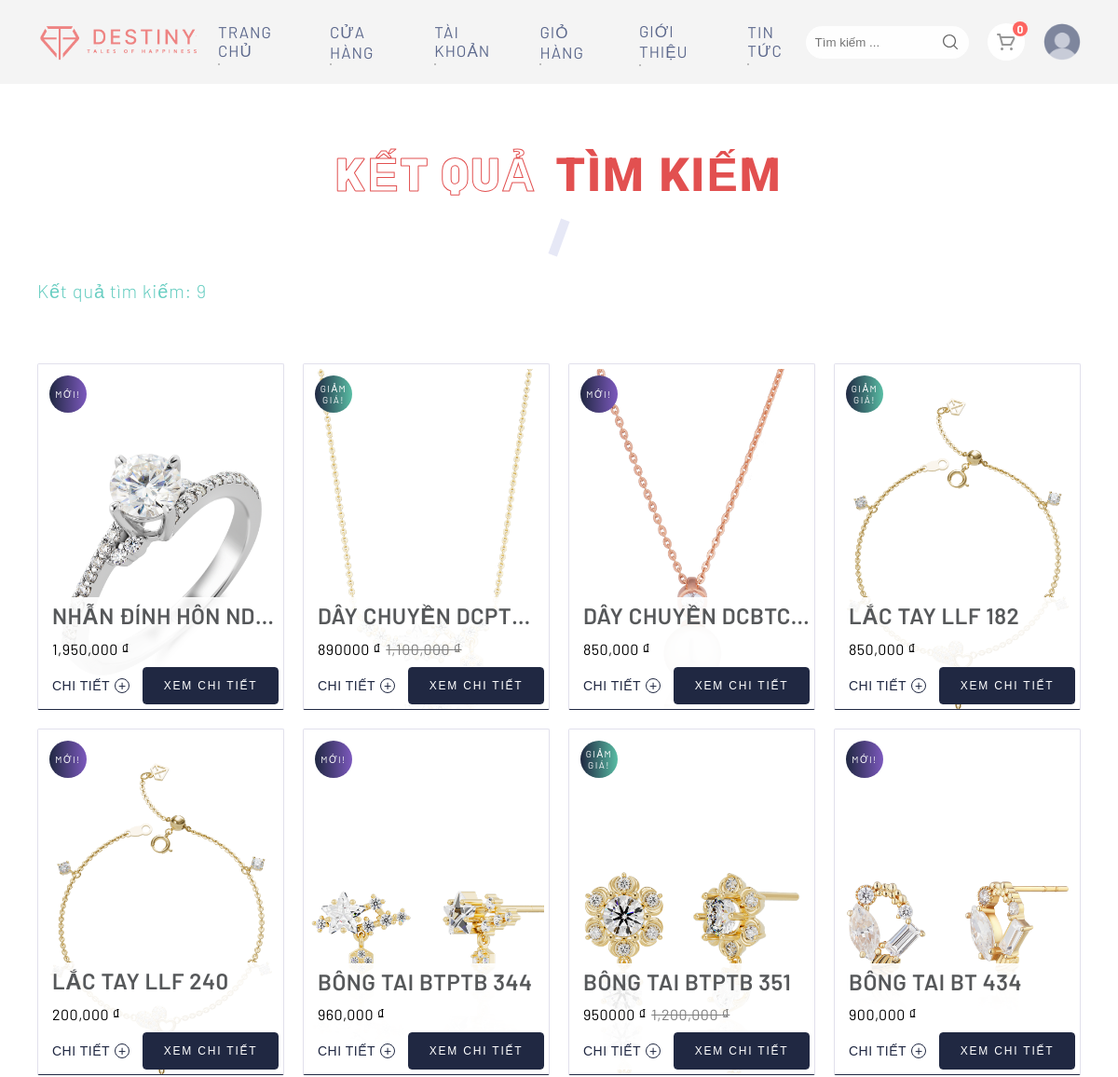
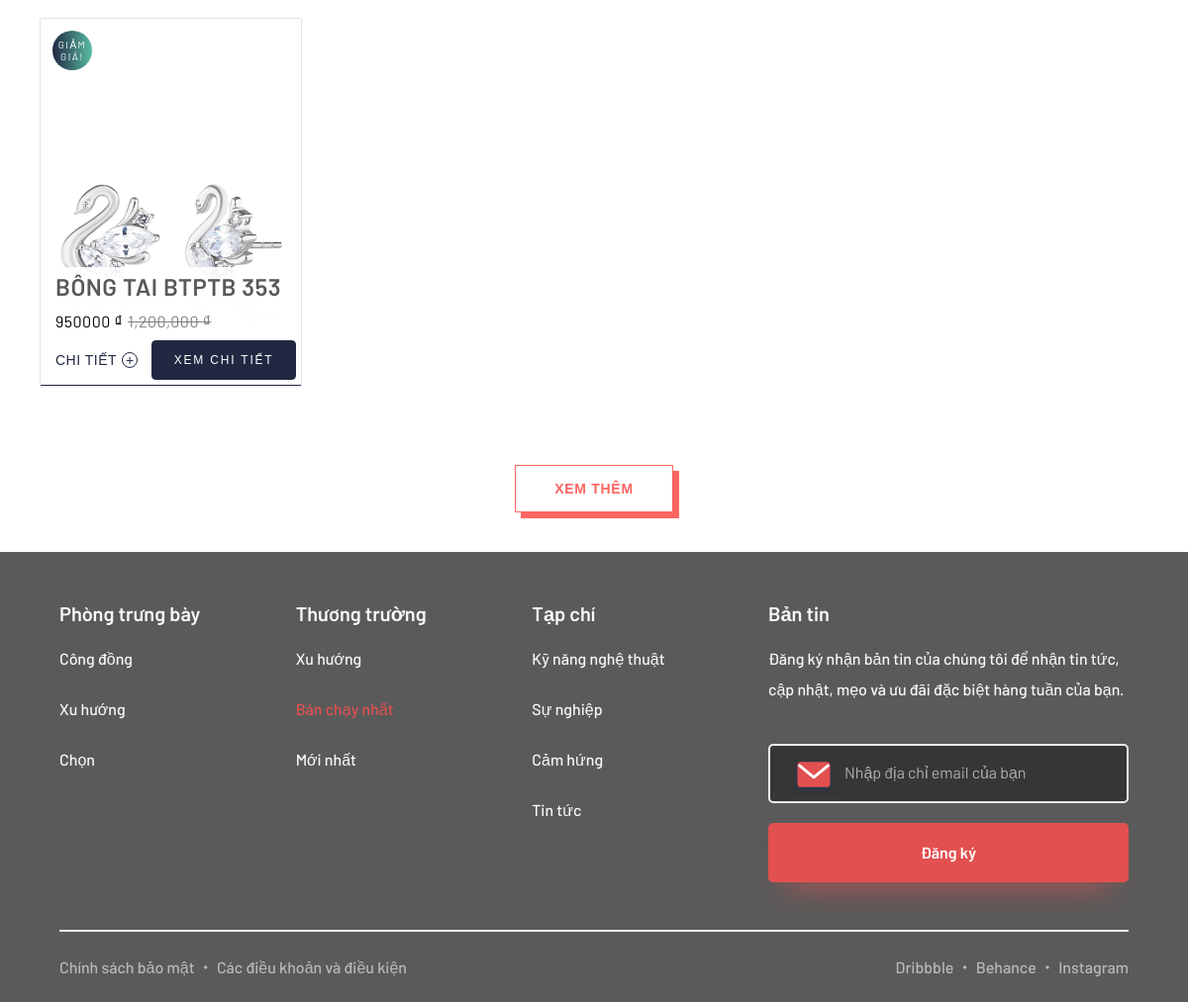
The page /result.php on the database its author committed (2 pictures, top to bottom).
### tables this page shows
CREATE TABLE `products` (
  `product_id` int(10) NOT NULL,
  `product_category_id` int(10) NOT NULL,
  `category_id` int(10) NOT NULL,
  `date` timestamp NOT NULL DEFAULT current_timestamp() ON UPDATE current_timestamp(),
  `product_title` varchar(255) NOT NULL,
  `product_price` varchar(255) NOT NULL,
  `product_image_1` text NOT NULL,
  `product_image_2` text NOT NULL,
  `product_image_3` text NOT NULL,
  `product_keywords` varchar(255) NOT NULL,
  `product_description` varchar(255) NOT NULL,
  `product_label` text NOT NULL,
  `product_sale` text NOT NULL,
  `product_total` int(11) NOT NULL
);

### result.php (the view, shortened to what this page needs)
<?php
    include("functions/functions.php");
?>
<!DOCTYPE html>
<html lang="en">
<head>
    <link rel="stylesheet" href="fonts/rougescript.css">
    <link rel="stylesheet" href="css/swiper.min.css">
    <link rel="stylesheet" href="css/result.css">
</head>
<body>
    <nav>
        <a href="index.php" class="mainLogo"> <img src="assets/logo.png" alt=""></a>
        <div class="menu">
            <div class="menulinks">
                <a href="index.php" class="menuLink">Trang chủ</a>
                <a href="shop.php" class="menuLink">Cửa hàng</a>
                <a href="customer/my_account.php?my_orders" class="menuLink">Tài khoản</a>
                <a href="cart.php" class="menuLink">Giỏ hàng</a>
                <a href="intro.php" class="menuLink">Giới thiệu</a>
                <a href="news.php" class="menuLink">Tin tức</a>
            </div>
        </div>
        <div class="iconWrapper">
            <form method="get" action="result.php">
                <div class="mainNav__input">
                    <input type="search" name="user_query" placeholder="Tìm kiếm ...">
                    <button class="mainNav__btnSearch" type="submit"> <img src="assets/icon-search.svg" alt=""></button>
                </div>
            </form>
            <a href="cart.php">
                <div class="shoppingCart">
                    <img src="assets/shopping-cart.svg" alt="">
                    <span class="itemNumber"><?php items(); ?></span>
                </div>
            </a>
            <?php
                if (!isset($_SESSION['customer_email'])) {
                    echo "
                        <a href='customer/login.php'>
                            <div class='profile'>
                                <img src='customer/customer_images/customer_default.png' title='Đăng Nhập' alt=''>
                            </div>
                        </a>
                    ";
                }
            ?>
        </div>
    </nav>
    <section class="wrapper">
        <h3 class="section__title"><b>Kết quả</b><span>Tìm kiếm</span></h3>
            <h4 class="count__resultProduct">Kết quả tìm kiếm:
                 <?php
                    $find = "%{$_GET['user_query']}%";
                    $get_products = "select * from products where product_keywords like '$find' or product_title like'$find' or product_price like'$find' or product_sale like'$find'";
                    $run_products = mysqli_query($conn, $get_products);
                    $count_products = mysqli_num_rows($run_products);
                    echo "$count_products";
                ?>
            </h4>
        <div class="cards">
            <?php
                $find = "%{$_GET['user_query']}%";
                $get_products = "select * from products where product_keywords like '$find' or product_title like'$find' or product_price like'$find' or product_sale like'$find'";
                $run_products = mysqli_query($conn, $get_products);
                $count_products = mysqli_num_rows($run_products);
                if ($count_products>0) {
                    while ($row_products = mysqli_fetch_array($run_products)) {
                        $product_id = $row_products['product_id'];
                        $product_title = $row_products['product_title'];
                        $product_price = number_format((float)$row_products['product_price']);
                        $product_image_1 = $row_products['product_image_1'];
                        $product_label = $row_products['product_label'];
                        $product_sale = $row_products['product_sale'];
                ?>
            <a href="details.php?product_id=<?php echo $product_id; ?>" rel="noopenner" class="card">
                <?php
                    if ($product_label == "new") {
                        echo "<div class='new'>mới!</div>";
                    } else {
                        echo "<div class='sale'>giảm giá!</div>";
                    }
                ?>
                <div class="card__image">
                    <img src="admin/<?php echo $product_image_1; ?>" alt="">
                </div>
                <div class="card__content">
                    <article class="card__text">
                        <h2 class="card__title"><?php echo $product_title; ?></h2>
                        <div class="card__price">
                            <?php
                                if ($product_label == "sale") {
                                    echo "
                                        <p class='card__priceFinal'>$product_sale ₫</p>
                                        <p class='card__priceOriginal'>$product_price  ₫</p>
                                    ";
                                } else {
                                    echo "<p class='card__priceFinal'>$product_price  ₫</p>";
                                }
                            ?>
                        </div>
                    </article>
                    <div class="card__icon">
                        <p class="card__detail">Chi tiết<span>+</span></p>
                        <button class="btn"><span>Xem chi tiết</span></button>
                    </div>
                </div>
            </a>
            <?php } } ?>
        </div>
        <a href="shop.html">
            <button class="button">Xem Thêm</button>
        </a>
    </section>
    <footer class="footer">
        <div class="footer__top">
            <div class="footer__links">
                <h4 class="footer__title">Phòng trưng bày</h4>
                <a class="footer__link" href="">Công đồng</a>
                <a class="footer__link" href="">Xu hướng</a>
                <a class="footer__link" href="">Chọn</a>
            </div>
            <div class="footer__links">
                <h4 class="footer__title">Thương trường</h4>
                <a class="footer__link" href="">Xu hướng</a>
                <a class="footer__link active" href="">Bán chạy nhất</a>
                <a class="footer__link" href="">Mới nhất</a>
            </div>
            <div class="footer__links">
                <h4 class="footer__title">Tạp chí</h4>
                <a class="footer__link" href="">Kỹ năng nghệ thuật</a>
                <a class="footer__link" href="">Sự nghiệp</a>
                <a class="footer__link" href="">Cảm hứng</a>
                <a class="footer__link" href="">Tin tức</a>
            </div>
            <div class="footer__links">
                <h4 class="footer__title">Bản tin</h4>
                <p class="footer__description">Đăng ký nhận bản tin của chúng tôi để nhận tin tức, cập nhật, mẹo và ưu đãi đặc biệt hàng tuần của bạn.</p>
                <div class="footer__input">
                    <img src="assets/email.svg" alt="">
                    <input type="text" placeholder="Nhập địa chỉ email của bạn">
                </div>
                <button class="btn">Đăng ký</button>
            </div>
        </div>
        <hr class="line">
        <div class="footer__bottom">
            <div class="footer__hiperLinks">
                <a class="footer__hiperLink" href="">Chính sách bảo mật</a>
                <span>・</span>
                <a class="footer__hiperLink" href="">Các điều khoản và điều kiện</a>
            </div>
            <div class="footer__hiperLinks">
                <a class="footer__hiperLink" href="">Dribbble</a>
                <span>・</span>
                <a class="footer__hiperLink" href="">Behance</a>
                <span>・</span>
                <a class="footer__hiperLink" href="">Instagram</a>
            </div>
        </div>
    </footer>
</body>
</html>

### functions/functions.php (shortened to what this page needs)
<?php
    $servername = "localhost";
    $username = "root";
    $password = "";
    $dbname = "bantrangsuc";
    $conn = mysqli_connect($servername, $username, $password, $dbname);
    function getRealIpUser() {
        switch (true) {
            default : return $_SERVER['REMOTE_ADDR'];
        }
    }
    function items() {
        global $conn;
            $ip_add = getRealIpUser();
            $get_items = "select * from cart where ip_add='$ip_add'";
            $run_items = mysqli_query($conn, $get_items);
            $count_items = mysqli_num_rows($run_items);
            echo $count_items;
    }
?>

### rows shown on the page
products: product_label "MỚI!", product_image_1 (picture), product_title "NHẪN ĐÍNH HÔN ND…", product_price "1,950,000"
products: product_label "GIẢM GIÁ!", product_image_1 (picture), product_title "DÂY CHUYỀN DCPT…", product_sale "890000", product_price "1,100,000"
products: product_label "MỚI!", product_image_1 (picture), product_title "DÂY CHUYỀN DCBT…", product_price "850,000"
products: product_label "GIẢM GIÁ!", product_image_1 (picture), product_title "LẮC TAY LLF 182", product_price "850,000"
products: product_label "MỚI!", product_image_1 (picture), product_title "LẮC TAY LLF 240", product_price "200,000"
products: product_label "MỚI!", product_image_1 (picture), product_title "BÔNG TAI BTPTB 344", product_price "960,000"
products: product_label "GIẢM GIÁ!", product_image_1 (picture), product_title "BÔNG TAI BTPTB 351", product_sale "950000", product_price "1,200,000"
products: product_label "MỚI!", product_image_1 (picture), product_title "BÔNG TAI BT 434", product_price "900,000"
products: product_label "GIẢM GIÁ!", product_image_1 (picture), product_title "BÔNG TAI BTPTB 353", product_sale "950000", product_price "1,200,000"

### other values the page prints
$count_items "0"
$count_products "9"
